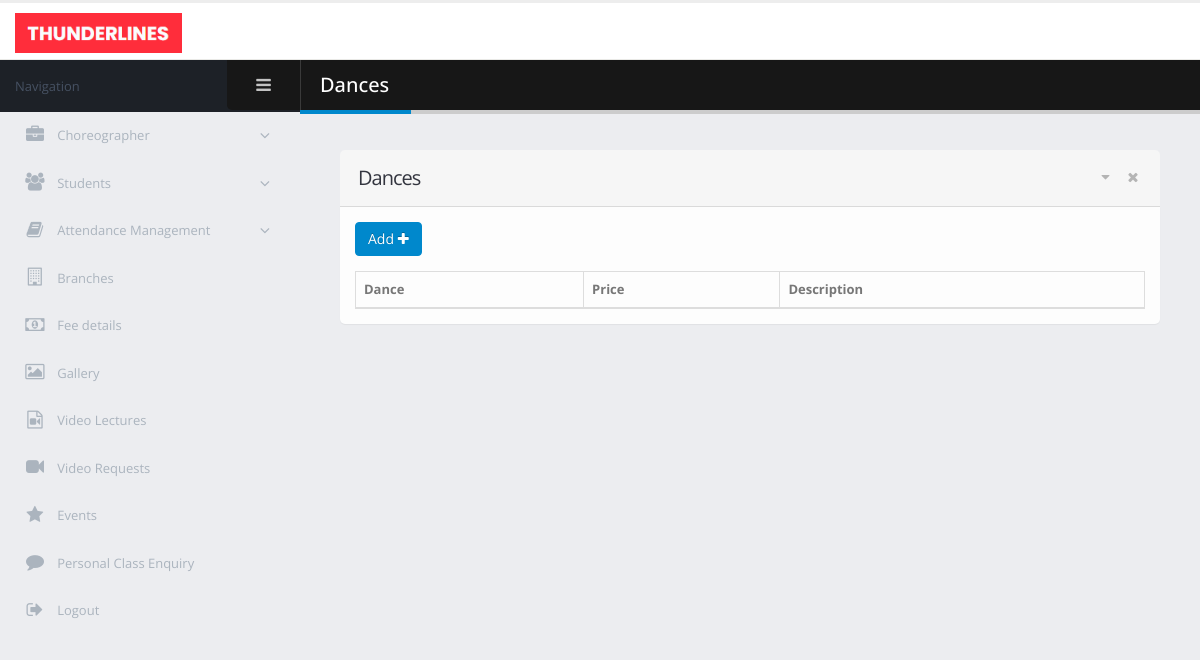
The app's page /admin/dances.php, older data.
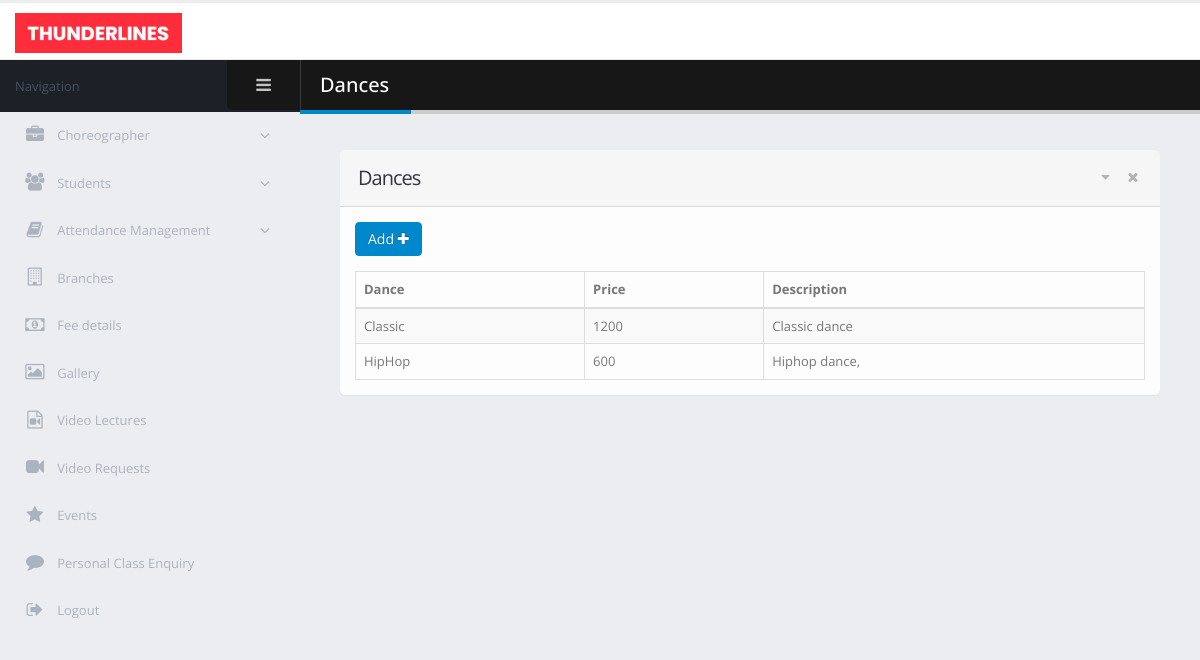
The same page, newer data.
### tables this page shows
CREATE TABLE `dance` (
  `dance_id` int(11) NOT NULL,
  `dance_name` varchar(40) NOT NULL,
  `dance_price` int(11) NOT NULL,
  `dance_description` text NOT NULL,
  `dance_status` int(11) NOT NULL DEFAULT 1
);

### admin/dances.php (the view, shortened to what the changed rows need)
<!doctype html>
<html class="fixed">
	<head>
		<link rel="stylesheet" href="assets/vendor/bootstrap/css/bootstrap.css" />
		<link rel="stylesheet" href="assets/vendor/font-awesome/css/font-awesome.css" />
		<link rel="stylesheet" href="assets/vendor/magnific-popup/magnific-popup.css" />
		<link rel="stylesheet" href="assets/vendor/bootstrap-datepicker/css/bootstrap-datepicker3.css" />
		<link rel="stylesheet" href="assets/vendor/jquery-ui/jquery-ui.css" />
		<link rel="stylesheet" href="assets/vendor/jquery-ui/jquery-ui.theme.css" />
		<link rel="stylesheet" href="assets/vendor/bootstrap-multiselect/bootstrap-multiselect.css" />
		<link rel="stylesheet" href="assets/vendor/morris.js/morris.css" />
		<link rel="stylesheet" href="assets/stylesheets/theme.css" />
		<link rel="stylesheet" href="assets/stylesheets/skins/default.css" />
		<link rel="stylesheet" href="assets/stylesheets/theme-custom.css">
	</head>
	<body>
		<section class="body">
			<div class="inner-wrapper">
                <section role="main" class="content-body">
                    <header class="page-header">
                        <h2>Dances</h2>
                    </header>
                    <section class="panel">
                        <header class="panel-heading">
                            <h2 class="panel-title">Dances</h2>
                        </header>
                        <div class="panel-body">
                            <table class="table table-bordered table-striped mb-none" id="tester_table">
                                <thead>
                                <tr>
                                    <th>Dance</th>
                                    <th>Price</th>
				                    <th>Description</th>
                                </tr>
                                </thead>
                                <tbody>
                                <?php
                                $server_name = "localhost";
                                $user_name = "root";
                                $password = "";
                                $database = "dance-academy";
                                $conn = new mysqli($server_name, $user_name, $password, $database);
                                $dance_sel = "select dance_name, dance_price, dance_description from dance order by dance_name asc";
                                $res = $conn->query($dance_sel);
                                while ($row = $res->fetch_array())
                                {
                                    echo "<tr>";
                                    echo "<td>$row[0]</td>";
                                    echo "<td>$row[1]</td>";
                                    echo "<td>$row[2]</td>";
                                }
                                ?>
                                </tbody>
                            </table>
                        </div>
                    </section>
                </section>
			</div>
		</section>
	</body>
</html>

Row changes from the older to the newer data that the page shows:
added dance: dance_name "Classic", dance_price "1200", dance_description "Classic dance"
added dance: dance_name "HipHop", dance_price "600", dance_description "Hiphop dance,"
